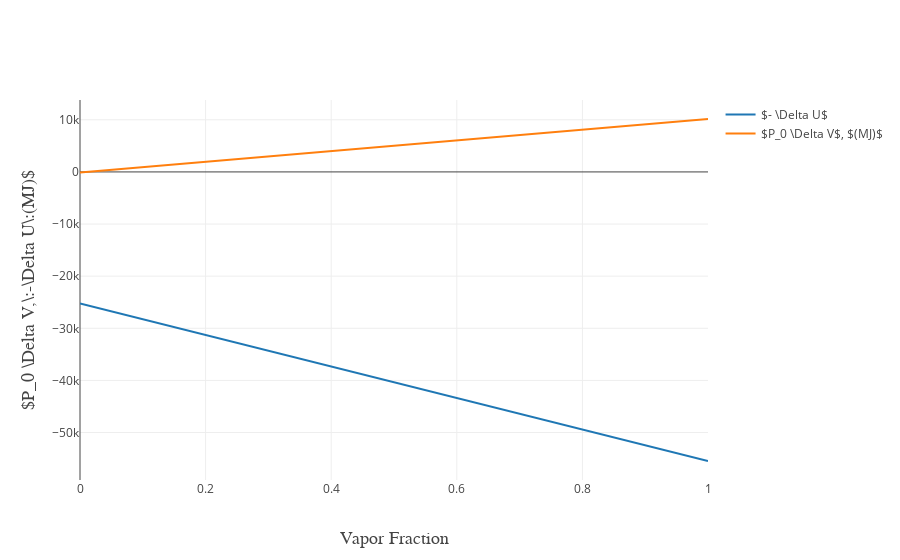

Write notebook code for a chart like this one.
### Code cell
trace0 = go.Scatter(
    x = x_f,
    y = U/1000, # Divide by 1000 to convert from kJ to MJ
    mode = 'lines',
    name = '$- \Delta U$'
)
trace1 = go.Scatter(
    x = x_f,
    y = PdV/1000,
    mode = 'lines',
    name = '$P_0 \Delta V$, $(MJ)$'
)
layout = go.Layout(
    yaxis=go.layout.YAxis(
        #range=[0, 7000],
        title=go.layout.yaxis.Title(
            text='$P_0 \Delta V,\:-\Delta U\:(MJ)$',
            font=dict(
                family='Serif',
                size=18
            )
        )
    ),
    xaxis=go.layout.XAxis(
        #range=[0,1],
        title=go.layout.xaxis.Title(
            text='Vapor Fraction',
            font=dict(
                family='Serif',
                size=18
            )
        )
    )
)
data = [trace0, trace1]

fig = go.Figure(data=data, layout=layout)
py.offline.iplot(fig)
